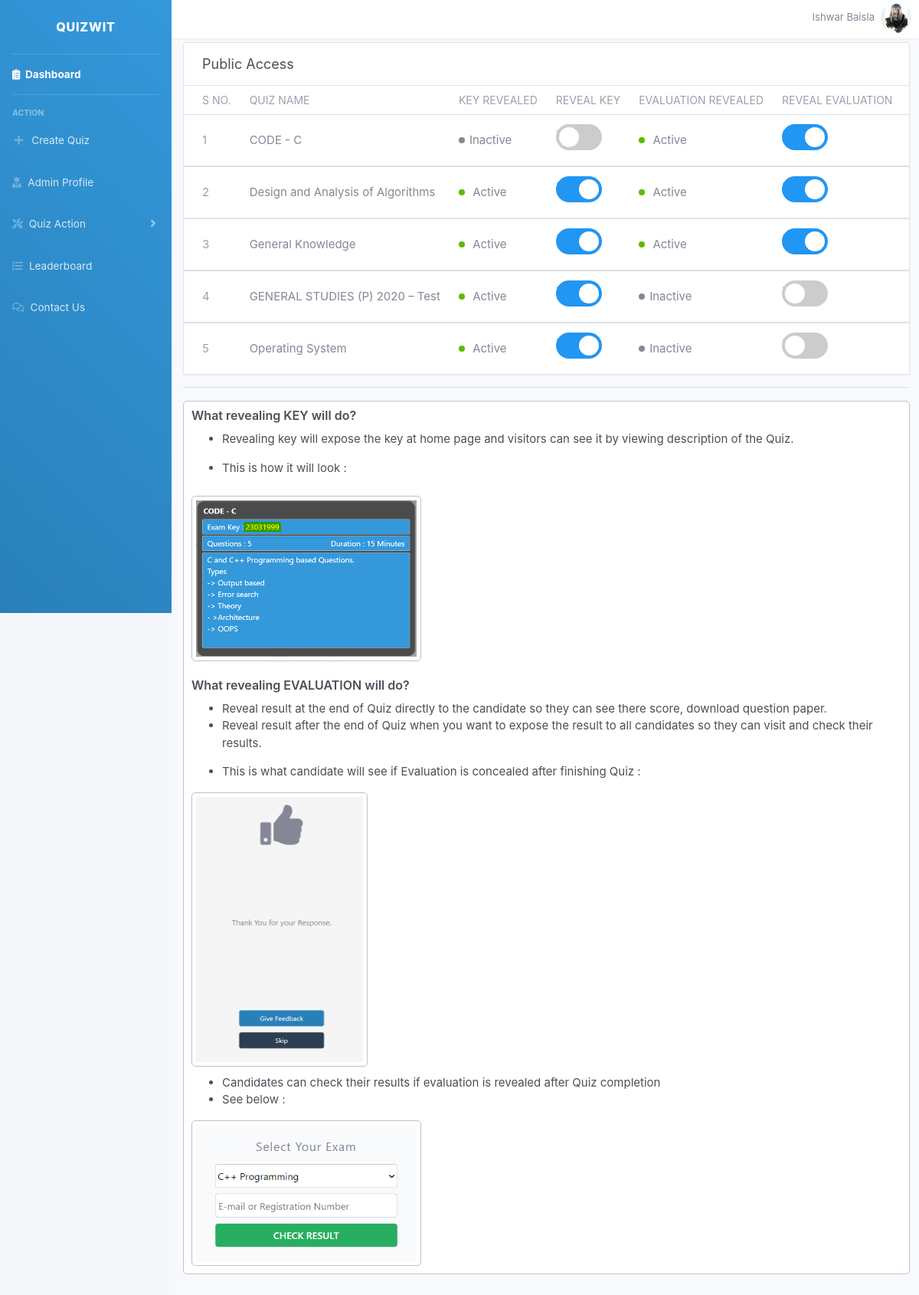
The app's page /public_access.php (signed in), older data.
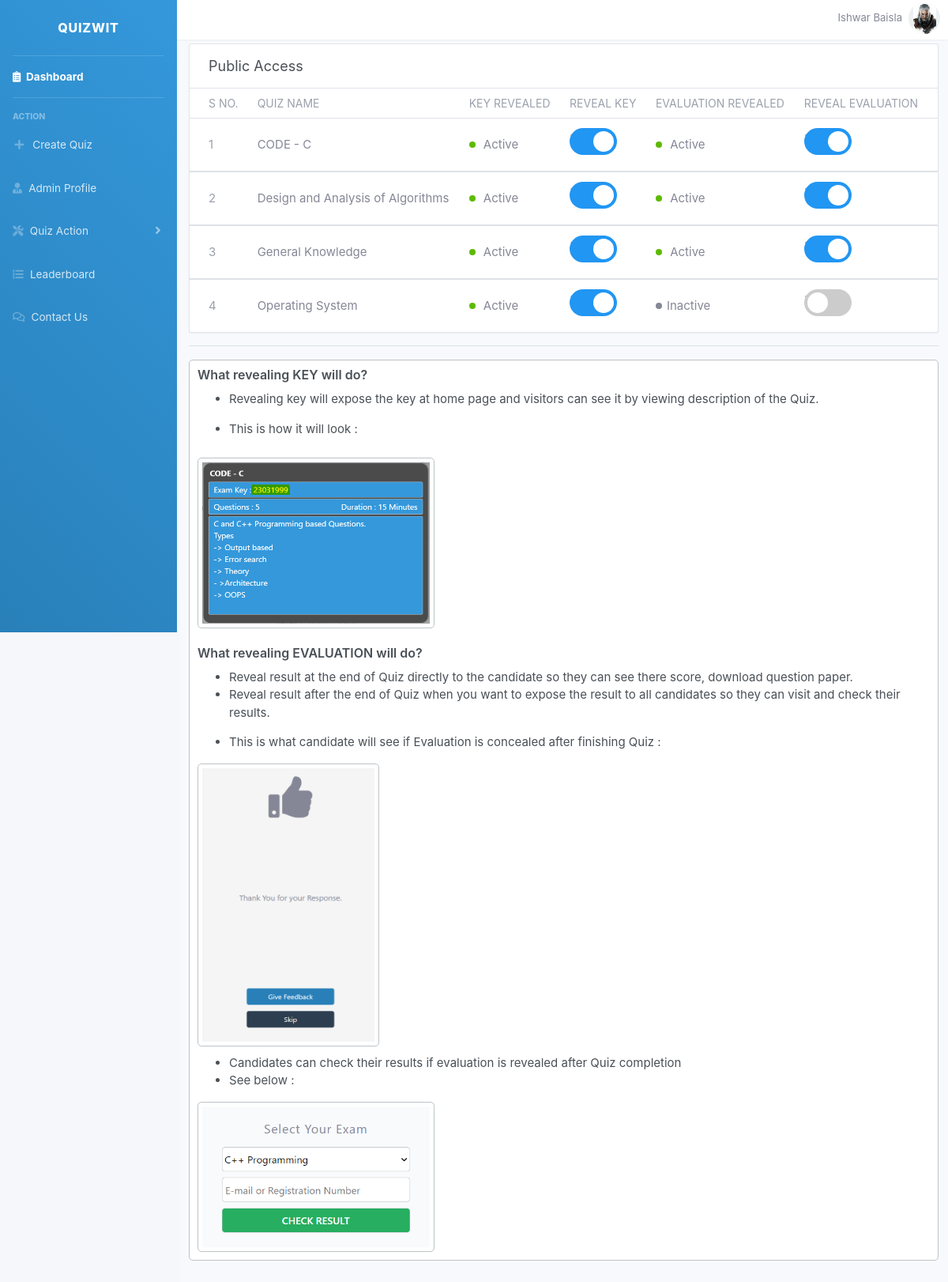
The same page, newer data.
### tables this page shows
CREATE TABLE `profile_photo` (
  `image_id` int(11) NOT NULL,
  `image_name` text NOT NULL,
  `admin_email` varchar(50) NOT NULL
);

CREATE TABLE `quizes` (
  `quiz_id` int(11) NOT NULL,
  `quiz_name` varchar(50) NOT NULL,
  `difficulty_level` char(30) NOT NULL,
  `description` varchar(1000) NOT NULL,
  `number_of_questions` int(11) NOT NULL,
  `is_active` int(11) NOT NULL,
  `active_timing` bigint(20) NOT NULL,
  `inactive_timing` bigint(20) NOT NULL,
  `Exam_key` varchar(30) NOT NULL,
  `key_access` tinyint(4) NOT NULL,
  `show_evaluation` tinyint(4) NOT NULL,
  `time_duration` int(11) NOT NULL,
  `marks_per_question` int(11) NOT NULL,
  `negative_marking` double NOT NULL,
  `passing_percentage` int(11) NOT NULL,
  `admin_email_id` int(11) NOT NULL,
  `time_stamp` varchar(100) NOT NULL
);

### public_access.php (the view, shortened to what this page needs)
<!DOCTYPE html>
<html>
<head>
</head>
</html>
<?php
    require_once('connection.php');
?>
<!DOCTYPE html>
<html>
	<?php include 'includes/header.php'; ?>
	<?php include 'includes/navbar.php'; ?>
	<div class="container">
  <div style="height: 55px;"></div>
		<div  style="margin-bottom: -40px;"class="row row-card row-deck">
			<div class="col-12">
				<div class="card">
					<div class="card-header">
						<h2 class="card-title">Public Access</h2>
					</div>
					<div class="table-responsive">
						<table class="table card-table table-vcenter text-nowrap">
							<thead>
								<tr>
									<th class="w-1">S No.</th>
									<th>Quiz Name</th>
									<th>Key Revealed</th>
									<th>Reveal Key</th>
									<th>Evaluation Revealed</th>
									<th>Reveal Evaluation</th>
								</tr>
							</thead>
							<tbody>
								<form action="toggle_state.php" method="get">
					        	<?php
					            $temp = "SELECT * FROM quizes WHERE admin_email_id='$_SESSION[admin_id]' ORDER BY quiz_name";
					            $result = mysqli_query($conn,$temp);
					            $i = 1;
					             $k=-1;
					             $m=1;
					            while($row = $result->fetch_assoc())
					            {
					               $sql = "SELECT * FROM question_bank WHERE quiz_id='$row[quiz_id]'";
					                    $temp = mysqli_query($conn,$sql);
					                  if($temp->num_rows>0)
					                  {
					                 $k = $k+1;
					                ?>
					                      <tr>
					                      	<td>
								              <span class="text-muted"><?php echo $i; ?></span>
								            </td>
					                        <td class="quiz-name"><?php echo $row['quiz_name']; ?></td>
					                    <td class="quiz-status">
					                        	<?php
					                        	if($row['key_access'])
					                    {
					                    	echo "<span class='status-icon bg-success'></span>
					                    		Active
					                    	<div class='count-active'></div>"; $m = 1;}
					                    else
					                    	{echo "<span class='status-icon bg-unsuccess'></span>Inactive";
					                     $m=2;}
					                    ?>
					                    </td>
					                    <td class='toggle'>
					                        <label class="switch">
					                        <?php
					                        if($m==1)
					                        {
					                        	?>
					                        <input class='check-key-access' onclick='change_key_access(<?php echo $row['quiz_id'];?>,<?php echo $k;?>)' type='checkbox' checked>;
					                        <?php
					                         }
					                         else {
					                         	?>
					                        <input class='check-key-access' onclick='change_key_access(<?php echo $row['quiz_id'];?>,<?php echo $k;?>)' type='checkbox' unchecked>;
                                              <?php
                                          }
                                          ?>
  											<span class="slider round"></span>
											</label>
					                    </td>
					                         <td class="quiz-status">
					                        	<?php
					                        	if($row['show_evaluation'])
					                    {
					                    	echo "<span class='status-icon bg-success'></span>
					                    		Active
					                    	<div class='count-active'></div>"; $m = 1;}
					                    else
					                    	{echo "<span class='status-icon bg-unsuccess'></span>Inactive";
					                     $m=2;}
					                    ?>
					                    </td>
					                    <td class='toggle'>
					                        <label class="switch">
					                        <?php
					                        if($m==1)
					                        {
					                        	?>
					                        <input class='check-evaluation' onclick='change_evaluation_access(<?php echo $row['quiz_id'];?>,<?php echo $k;?>)' type='checkbox' checked>;
					                        <?php
					                         }
					                         else {
					                         	?>
					                        <input class='check-evaluation' onclick='change_evaluation_access(<?php echo $row['quiz_id'];?>,<?php echo $k;?>)' type='checkbox' unchecked>;
                                              <?php
                                          }
                                          ?>
  											<span class="slider round"></span>
											</label>
					                    </td>
					                  </tr>
							</tbody>
							<?php
                                     $i =$i + 1;
					              }
					        }
					        ?>
						</table>
					</div>
				</div>
			</div>
		</div>
		<hr>
    <div class="explaining-feature">
   		<h5>What revealing KEY will do?</h5>
   				<ul>
   					<li> Revealing key will expose the key at home page and visitors can see it by viewing description of the Quiz.
   					</li>
   				</ul>
   				<ul>
   					<li>This is how it will look :</li>
   				</ul>
   			<img class="reveal-key" src="images/key_reveal.png" alt="view not able to load">
   		<br>
   		<br>
   		<h5>What revealing EVALUATION will do?</h5>
 			<ul>
   						<li>Reveal result at the end of Quiz directly to the candidate so they can see there score, download question paper.
   					    </li>
   						<li> Reveal result after the end of Quiz when you want to expose the result to all candidates so they can visit and check their results.
   						</li>
   					</ul>
   				<ul>
   					<li>This is what candidate will see if Evaluation is concealed after finishing Quiz :</li>
   				</ul>
   					<img class="conceal-result" src="images/concealed_quiz_result.png" alt="view not able to load">
   				<ul>
   					<li>Candidates can check their results if evaluation is revealed after Quiz completion  </li>
   					<li>See below :</li>
   				</ul>
   				<img class="check-result" src="images/check_result.png" alt="view not able to load">
    </div>
	</div>
</body>
</html>

### includes/header.php (shortened to what this page needs)
<!DOCTYPE html>
<html lang="en">
<head>
  <link href="vendor/fontawesome-free/css/all.min.css" rel="stylesheet" type="text/css">
  <link href="css/sb-admin-2.css" rel="stylesheet">
  <link href="css/dashboard.css" rel="stylesheet">
</head>
<body id="page-top" >
  <div id="wrapper">

### includes/navbar.php (shortened to what this page needs)
   <ul style="
 background: linear-gradient(45deg, #2980b9, #3498db);position: absolute;position: fixed;" class="navbar-nav sidebar sidebar-dark accordion open-close-sidebar" id="accordionSidebar">
<a class="sidebar-brand d-flex align-items-center justify-content-center" href="index.php">
  <div style="display: block;" class="sidebar-brand-text mx-3">QuizWit</div>
</a>
<hr class="sidebar-divider my-0">
<li class="nav-item active">
  <a class="nav-link" href="admin_dashboard.php">
    <i class="fas fa-clipboard-list"></i>
    <span>Dashboard</span></a>
</li>
<hr class="sidebar-divider">
<div class="sidebar-heading">
  Action
</div>
<li class="nav-item">
  <a class="nav-link collapsed" href="createquiz.php" >
    <i class="fas fa-fw fa-plus"></i>
    <span>Create Quiz</span>
  </a>
</li>
<li class="nav-item">
  <a class="nav-link" href="admin_profile.php">
    <i class="fas fa-user-tie"></i>
    <span>Admin Profile</span></a>
</li>
<li class="nav-item">
  <?php
  $control = 0;
  $quizControl = 0;
    $sql = "SELECT * FROM quizes WHERE admin_email_id='$_SESSION[admin_id]'";
    $result = mysqli_query($conn,$sql);
    while($row = $result->fetch_assoc()){
      $quizControl  = 1;
      $sql = "SELECT * FROM question_bank WHERE quiz_id='$row[quiz_id]'";
      $res = mysqli_query($conn,$sql);
      if($res->num_rows>0)
        {$control = 1;
        break;}
    }
  ?>
<?php if($quizControl){?>
  <a class="nav-link collapsed" href="#" data-toggle="collapse" data-target="#collapseUtilities" aria-expanded="true" aria-controls="collapseUtilities">
    <i class="fas fa-tools"></i>
    <span>Quiz Action</span>
  </a>
<?php }?>
</li>
<?php
if($control){
?>
<li class="nav-item">
  <a class="nav-link" href="leaderboard.php">
    <i class="fas fa-list-ol"></i>
    <span>Leaderboard</span></a>
</li>
<?php
}
?>
<li class="nav-item">
  <a class="nav-link" href="contact_us.php">
    <i class="far fa-comments"></i>
    <span>Contact Us</span></a>
</li>
</ul>
    <div id="content-wrapper" class="d-flex flex-column">
      <div id="content">
        <nav style="z-index: 2;width: 100%;position: absolute;left: 0;top:0;position: fixed;height: 50px;" class="navbar navbar-expand navbar-light bg-white topbar mb-4 static-top shadow">
          <ul class="navbar-nav ml-auto">
            <li style="position: absolute;right: 2px;top:-12px;" class="nav-item dropdown no-arrow">
              <a class="nav-link dropdown-toggle" href="#" id="userDropdown" role="button" data-toggle="dropdown" aria-haspopup="true" aria-expanded="false">
                <span class="mr-2 d-none d-lg-inline text-gray-600 small">
               <?php echo $_SESSION['name']; ?>
                  <?php
                    $sql = "SELECT * FROM profile_photo WHERE admin_email='$_SESSION[email]'";
                    $result = mysqli_query($conn,$sql);
                    if($result->num_rows==1)
                    {
                      $row = $result->fetch_assoc();
                      $image_name = $row['image_name'];
                    }
                    else $image_name = "default_image.png";
                  ?>
                </span>
                <span style="border-radius: 50%;overflow:hidden;background: #ecf0f1;display: flex;justify-content: center;align-items: center;width: 40px;height: 40px;">
                  <img id="menu-circle-photo"  src="profile_photo/<?php echo $image_name; ?>" >
                </span>
              </a>
            </li>
          </ul>
        </nav>

### public_access.php (style rules this page uses)
.explaining-feature { margin-bottom: 30px; margin-top: -15px; background: white; padding: 10px; border-radius: 5px; border: 0.5px solid #bdc3c7; }
.reveal-key { width: 300px; height: 216px; border: 0.5px solid #bdc3c7; border-radius: 5px; padding: 5px; margin-top: 10px; }
.conceal-result { height: 358px; width: 230px; border: 0.5px solid #bdc3c7; border-radius: 5px; padding: 5px; margin-bottom: 10px; }
.check-result { height: 190px; width: 300px; border: 0.5px solid #bdc3c7; border-radius: 5px; padding: 5px; }

### includes/header.php (style rules this page uses)
.open-close-sidebar { z-index: 3; }

Row changes from the older to the newer data that the page shows:
removed quizes: quiz_name "GENERAL STUDIES (P) 2020 – Test", key_access 1 (drawn), show_evaluation 0 (drawn)
changed quizes "CODE - C": key_access "Inactive" → "Active"
